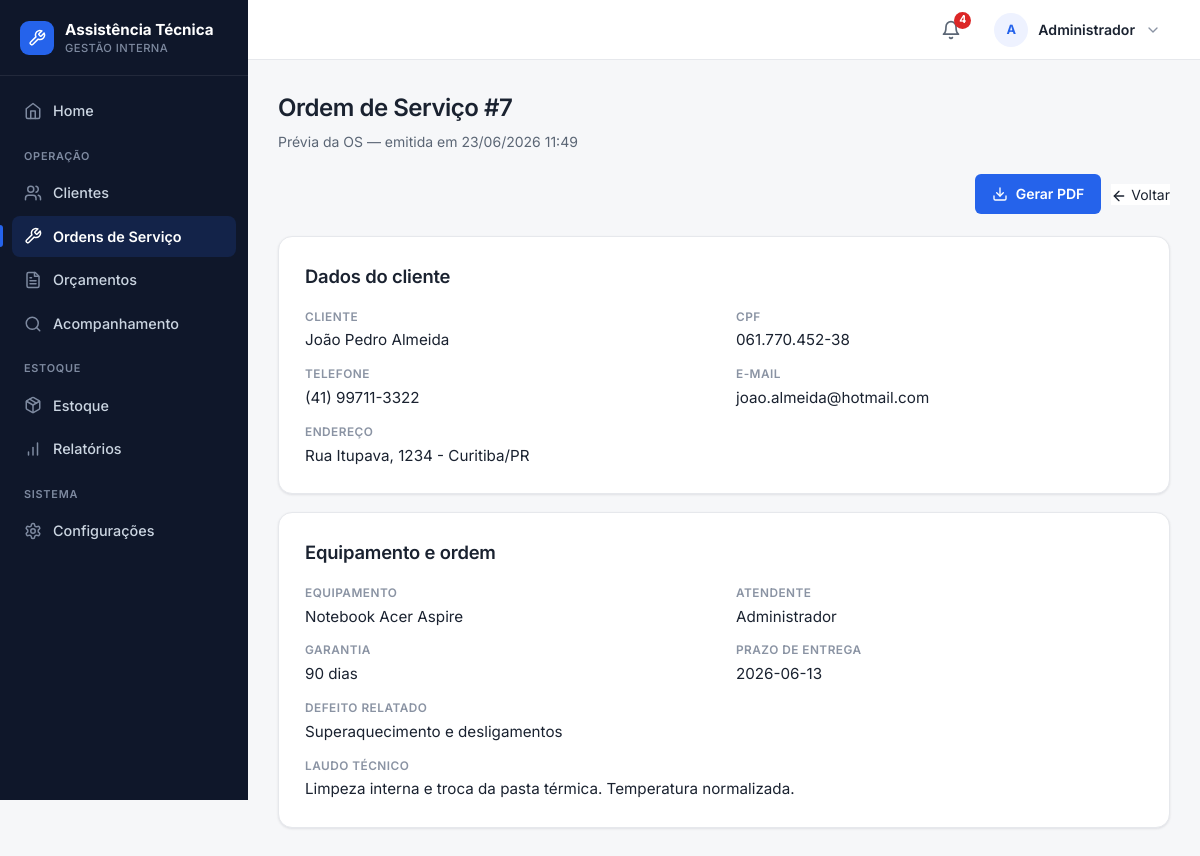
/ordem-servico/visualizar/7 (signed in), run on the app's committed database.
### tables this page shows
CREATE TABLE ordens_servico (
    ordem_id INTEGER PRIMARY KEY AUTOINCREMENT,
    cliente_id INTEGER NOT NULL,
    equipamento TEXT NOT NULL,
    problema_relatado TEXT NOT NULL,
    status TEXT NOT NULL DEFAULT 'Aberto', funcionario_id INTEGER REFERENCES funcionarios(id), data_abertura TEXT, data_finalizacao TEXT, laudo TEXT, garantia TEXT, prazo_entrega TEXT,

    FOREIGN KEY (cliente_id) REFERENCES clientes(id)
);

CREATE TABLE clientes (
    id INTEGER PRIMARY KEY AUTOINCREMENT,
    nome TEXT NOT NULL,
    cpf TEXT UNIQUE,
    telefone TEXT,
    email TEXT,
    endereco TEXT
, data_cadastro TEXT);

CREATE TABLE funcionarios (
    id INTEGER PRIMARY KEY AUTOINCREMENT,
    nome TEXT NOT NULL,
    email TEXT NOT NULL UNIQUE,
    senha TEXT NOT NULL,
    cargo TEXT
, ativo INTEGER NOT NULL DEFAULT 1, perfil TEXT NOT NULL DEFAULT 'funcionario');

### routes/ordem_servico.py (the view)
@ordem_servico_bp.route("/ordem-servico/visualizar/<int:ordem_id>")
def visualizar_ordem(ordem_id):
    db = conectar()
    ordem, pecas = _carregar_ordem_completa(db, ordem_id)
    db.close()
    if ordem is None:
        flash("Ordem de serviço não encontrada.", "erro")
        return redirect("/ordem-servico")
    return render_template(
        "visualizar-ordem-servico.html",
        ordem=ordem,
        pecas=pecas,
        emissao=datetime.now().strftime("%d/%m/%Y %H:%M"),
    )

### app.py (called while the page is built)
@app.context_processor
def injetar_alertas_estoque():
    if "funcionario_id" not in session:
        return {"alerta_estoque_baixo": 0}
    conexao = conectar()
    total = conexao.execute(
        "SELECT COUNT(*) FROM pecas WHERE quantidade <= estoque_minimo"
    ).fetchone()[0]
    conexao.close()
    return {"alerta_estoque_baixo": total}

### database.py (called while the page is built)
def _coluna_existe(conexao, tabela, coluna):
    colunas = conexao.execute(f"PRAGMA table_info({tabela})").fetchall()
    return any(item["name"] == coluna for item in colunas)

def conectar():
    conexao = sqlite3.connect("database/sistema.db")
    conexao.row_factory = sqlite3.Row
    conexao.execute("PRAGMA foreign_keys = ON")
    _garantir_schema(conexao)
    return conexao

### templates/visualizar-ordem-servico.html (shortened to what this page needs)
{% extends "base.html" %}
{% import 'partials/_icons.html' as icons %}
{% macro campo(rotulo, valor) %}
<div class="os-campo">
    <span class="os-rotulo">{{ rotulo }}</span>
    <span class="os-valor">{{ valor if valor not in (None, '') else '—' }}</span>
</div>
{% endmacro %}
{% block conteudo %}
<div class="page-head">
    <h1>Ordem de Serviço #{{ ordem['ordem_id'] }}</h1>
    <p>Prévia da OS — emitida em {{ emissao }}</p>
</div>
<div class="topo" style="justify-content: flex-end;">
    <div class="acoes-topo">
        <a href="{{ url_for('ordem_servico.gerar_os_pdf', ordem_id=ordem['ordem_id']) }}" class="btn">
            {{ icons.icon('download', 16) }} Gerar PDF
        </a>
        <a href="{{ url_for('ordem_servico.listar_ordens') }}" class="btn--secondary">
            {{ icons.icon('arrow-left', 16) }} Voltar
        </a>
    </div>
</div>
<div class="container os-secao">
    <h2>Dados do cliente</h2>
    <div class="os-grid">
        {{ campo('Cliente', ordem['cliente_nome']) }}
        {{ campo('CPF', ordem['cliente_cpf']) }}
        {{ campo('Telefone', ordem['cliente_telefone']) }}
        {{ campo('E-mail', ordem['cliente_email']) }}
    </div>
    <div class="os-grid os-grid--full" style="margin-top:14px;">
        {{ campo('Endereço', ordem['cliente_endereco']) }}
    </div>
</div>
<div class="container os-secao">
    <h2>Equipamento e ordem</h2>
    <div class="os-grid">
        {{ campo('Equipamento', ordem['equipamento']) }}
        {{ campo('Atendente', ordem['funcionario_nome']) }}
        {{ campo('Garantia', ordem['garantia']) }}
        {{ campo('Prazo de entrega', ordem['prazo_entrega']) }}
    </div>
    <div class="os-grid os-grid--full" style="margin-top:14px;">
        {{ campo('Defeito relatado', ordem['problema_relatado']) }}
        {{ campo('Laudo técnico', ordem['laudo']) }}
    </div>
</div>
{% endblock %}

### static/css/global.css (style rules this page uses)
:root { --bg: #f6f7f9; --surface: #ffffff; --surface-2: #f9fafb; --border: #e6e8ec; --border-strong: #d5d9e0; --ink: #1a2230; --muted: #5b6675; --subtle: #8a93a3; --primary: #2563eb; --primary-hover: #1d4ed8; --primary-soft: #eef2ff; --success: #16a34a; --success-soft: #dcfce7; --warning: #d97706; --warning-soft: #fef3c7; --danger: #dc2626; --danger-hover: #b91c1c; --danger-soft: #fee2e2; --sidebar: #0f172a; --sidebar-ink: #cbd5e1; --sidebar-muted: #7e8aa0; --s-1: 4px; --s-2: 8px; --s-3: 12px; --s-4: 16px; --s-5: 20px; --s-6: 24px; --s-8: 32px; --r-sm: 6px; --r-md: 10px; --r-lg: 14px; --r-pill: 999px; --shadow-sm: 0 1px 2px rgba(16, 24, 40, 0.04), 0 1px 3px rgba(16, 24, 40, 0.06); --shadow-md: 0 4px 12px rgba(16, 24, 40, 0.08); --azul-900: #0f172a; --azul-800: #1e293b; --azul-700: #2563eb; --azul-600: #2563eb; --azul-500: #2563eb; --azul-100: #eef2ff; --azul-50: #f9fafb; --branco: #ffffff; --cinza-900: #1a2230; --cinza-700: #5b6675; --cinza-500: #8a93a3; --cinza-200: #e6e8ec; --cinza-100: #f1f3f6; --verde-100: #dcfce7; --verde-700: #166534; --amarelo-100: #fef3c7; --amarelo-700: #92400e; --vermelho-100: #fee2e2; --vermelho-700: #991b1b; --sombra: var(--shadow-sm); --raio: var(--r-md); }
* { box-sizing: border-box; }
body { min-height: 100vh; margin: 0; font-family: "Inter", -apple-system, BlinkMacSystemFont, "Segoe UI", Roboto, Arial, sans-serif; font-size: 14px; line-height: 1.5; color: var(--ink); background: var(--bg); -webkit-font-smoothing: antialiased; text-rendering: optimizeLegibility; }
h1, h2, h3, h4 { color: var(--ink); font-weight: 600; letter-spacing: -0.01em; }
h2 { margin: 0 0 18px; font-size: 1.15rem; }
a { color: var(--primary); text-decoration: none; }
.container, .card { background: var(--surface); border: 1px solid var(--border); border-radius: var(--r-lg); box-shadow: var(--shadow-sm); }
.container { padding: clamp(18px, 3vw, 26px); }
.topo { display: flex; justify-content: space-between; align-items: center; gap: 16px; margin-bottom: 22px; }
.acoes-topo, .botoes, .form-botao { display: flex; flex-wrap: wrap; gap: 10px; align-items: center; }
.btn, button, .voltar, .editar, .excluir { display: inline-flex; align-items: center; justify-content: center; gap: 8px; min-height: 40px; padding: 9px 16px; border: 1px solid transparent; border-radius: var(--r-sm); color: #fff; background: var(--primary); text-decoration: none; font: inherit; font-weight: 600; line-height: 1; cursor: pointer; white-space: nowrap; transition: background-color 0.15s ease, border-color 0.15s ease, box-shadow 0.15s ease, color 0.15s ease; }
.btn--secondary, .btn-home, .voltar, .editar { background: var(--surface); color: var(--ink); border-color: var(--border-strong); }

### static/css/layout.css (style rules this page uses)
.page-head { margin: 0 0 22px; }
.page-head h1 { margin: 0; color: var(--ink); font-size: clamp(1.25rem, 2vw, 1.6rem); font-weight: 600; letter-spacing: -0.02em; }
.page-head p { margin: 5px 0 0; color: var(--muted); }

### templates/visualizar-ordem-servico.html (style rules this page uses)
.os-grid { display: grid; grid-template-columns: repeat(2, minmax(0, 1fr)); gap: 14px 24px; }
.os-grid--full { grid-template-columns: 1fr; }
.os-campo { display: flex; flex-direction: column; gap: 3px; }
.os-rotulo { font-size: 0.74rem; font-weight: 600; text-transform: uppercase; letter-spacing: .04em; color: var(--subtle); }
.os-valor { font-size: 0.95rem; color: var(--ink); }
.os-secao + .os-secao { margin-top: 18px; }

### data on the page
ordens_servico: ordem_id "7", equipamento "Notebook Acer Aspire 90 dias 2026-06-13 Superaquecimento e desligamentos Limpeza interna e troca da pasta térmica. Temperatura normalizada."
clientes: nome "João Pedro Almeida 061.770.452-38 (41) 99711-3322 joao.almeida@hotmail.com Rua Itupava, 1234 - Curitiba/PR"
funcionarios: nome "Administrador"

### other printed values
{{ alerta_estoque_baixo }} "4"
{{ iniciais }} "A"
{{ nome_usuario }} "Administrador"
{{ rotulo }} "CLIENTE CPF TELEFONE E-MAIL ENDEREÇO EQUIPAMENTO ATENDENTE GARANTIA PRAZO DE ENTREGA DEFEITO RELATADO LAUDO TÉCNICO"
